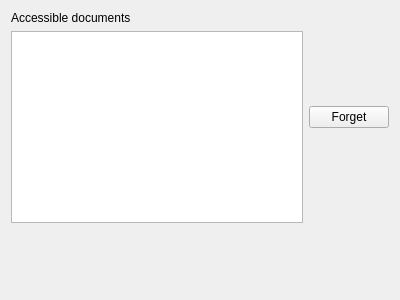
<?xml version="1.0" encoding="UTF-8"?>
<ui version="4.0">
 <class>GUI_ForgetDoc</class>
 <widget class="QWidget" name="GUI_ForgetDoc">
  <property name="geometry">
   <rect>
    <x>0</x>
    <y>0</y>
    <width>400</width>
    <height>300</height>
   </rect>
  </property>
  <property name="windowTitle">
   <string>Form</string>
  </property>
  <layout class="QVBoxLayout" name="verticalLayout_2">
   <item>
    <layout class="QHBoxLayout" name="horizontalLayout">
     <item>
      <layout class="QVBoxLayout" name="verticalLayout">
       <item>
        <widget class="QLabel" name="label">
         <property name="text">
          <string>Accessible documents</string>
         </property>
        </widget>
       </item>
       <item>
        <widget class="QListWidget" name="docsListWidget"/>
       </item>
      </layout>
     </item>
     <item>
      <widget class="QPushButton" name="forgetPushButton">
       <property name="text">
        <string>Forget</string>
       </property>
      </widget>
     </item>
    </layout>
   </item>
   <item>
    <spacer name="verticalSpacer">
     <property name="orientation">
      <enum>Qt::Vertical</enum>
     </property>
     <property name="sizeHint" stdset="0">
      <size>
       <width>20</width>
       <height>58</height>
      </size>
     </property>
    </spacer>
   </item>
  </layout>
 </widget>
 <resources/>
 <connections/>
</ui>
